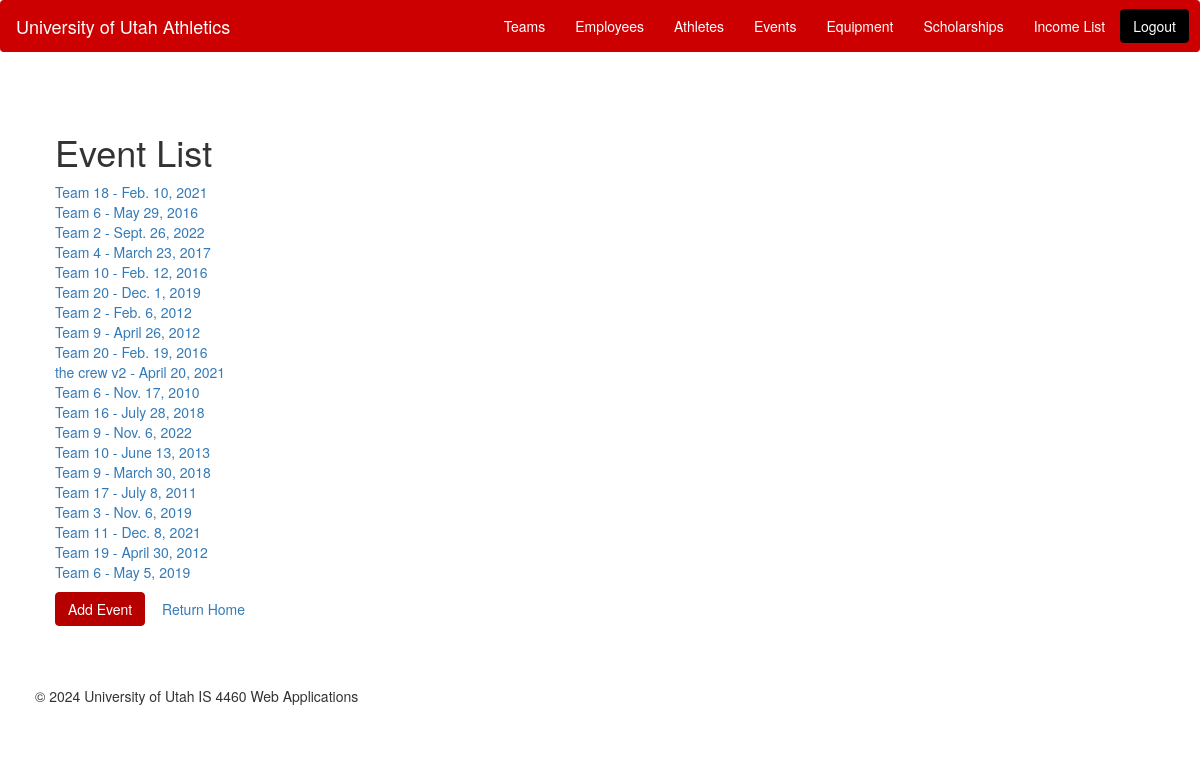
Page /athletics/event/list/ on the earlier database version.
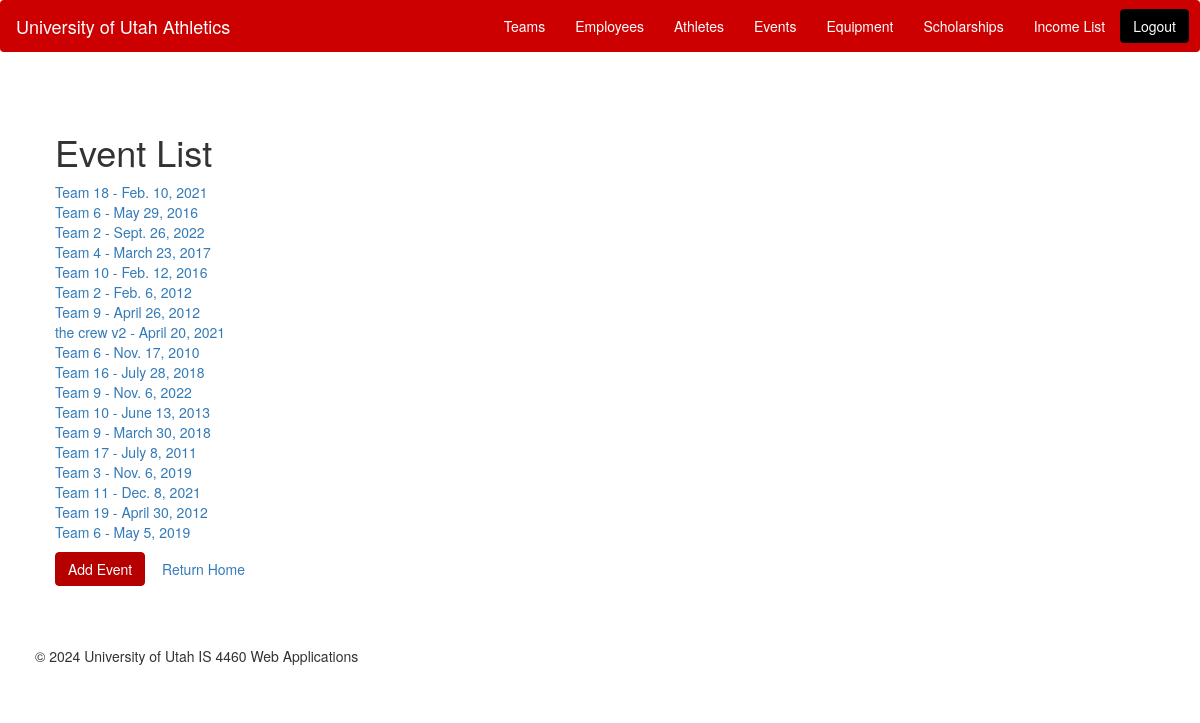
Same page on the later database version.
### athletics/models.py (models this page shows)
class Event(models.Model):
    event_id = models.AutoField(primary_key=True)
    name = models.CharField(max_length=50)
    team = models.ForeignKey(Team, on_delete=models.CASCADE)
    income = models.IntegerField()
    date = models.DateField()
    expenses = models.IntegerField()
    opponent = models.CharField(max_length=255)

class Team(models.Model):
    team_id = models.AutoField(primary_key=True)
    team_name = models.CharField(max_length=100)
    type = models.CharField(max_length=50)
    email = models.CharField(max_length=50)
    established_date = models.DateField()
    employees = models.ManyToManyField('Employee', related_name='teams_associated', blank=True)
    def __str__(self):
        return self.team_name

### athletics/views.py (the view)
# urls.py: path('event/list/', views.EventList.as_view(), name='event-list'),
class EventList(ListView):
    model = Event
    template_name = 'event_list.html'
    context_object_name = 'events'

### athletics/templates/event_list.html (shortened to what this page needs)
{% extends 'base.html' %}
{% block content %}
<div class="container">
    <div class="row">
        <div class="col-md-6 offset-md-3">
            <h1 class="mt-4">Event List</h1>
            <ul class="list-unstyled">
                {% for event in events %}
                    <li><a href="{% url 'event-details' event.pk %}">{{ event.team }} - {{ event.date }}</a></li>
                {% endfor %}
            </ul>
            <a href="/athletics/event/add/" class="btn btn-primary">Add Event</a>
            <a href="/athletics/home/" class="btn btn-secondary">Return Home</a>
        </div>
    </div>
</div>
{% endblock %}

### athletics/templates/base.html (shortened to what this page needs)
{% load static %}
<!DOCTYPE html>
<html lang="en">
<head>
    <link rel="stylesheet" href="https://maxcdn.bootstrapcdn.com/bootstrap/3.4.1/css/bootstrap.min.css">
    <link rel="stylesheet" href="{% static 'css/styles.css' %}">
</head>
<body>
  <nav class="navbar">
      <div class="container-fluid">
        <div class="navbar-header">
          <a class="navbar-brand" href="/athletics/home">University of Utah Athletics</a>
        </div>
        <ul class="nav navbar-nav navbar-right">
          <li><a href="/athletics/team/list/"> Teams </a></li>
          <li><a href="/athletics/employee/list/"> Employees </a></li>
          <li><a href="/athletics/athlete/list/"> Athletes </a></li>
          <li><a href="/athletics/event/list/"> Events </a></li>
          <li><a href="/athletics/equipment/list/"> Equipment </a></li>
          <li><a href="/athletics/scholarship/list/"> Scholarships </a></li>
          <li><a href="/athletics/income/list/"> Income List </a></li>
          <li><div class="logout-btn-container">
            <form action="{% url 'logout' %}" method="post">
              <button type="submit" class="btn btn-danger">Logout</button>
            </form>
          </div>
          </li>
        </ul>
      </div>
    </nav>
    <div class="container">
        {% block content %}
        {% endblock %}
    </div>
    <footer class="footer">
        <div class="container">
            <p>&copy; {% now "Y" %} University of Utah IS 4460 Web Applications</p>
        </div>
    </footer>
</body>
</html>

### athletics/static/css/styles.css (style rules this page uses)
.navbar { background-color: #CC0000; color: white; }
.navbar-brand { background-color: #CC0000; color: white; }
.navbar-nav > li > a { color: white !important; }
body { background-color: #FFFFFF; }
.container { padding: 20px; }
.logout-btn-container { display: flex; justify-content: center; align-items: center; margin-top: 8px; margin-right: 10px; }
.btn-primary { color: #fff; background-color: #B60000; border-color: #B60000; }
.btn-danger { color: #fff; background-color: #000; border-color: #000; }

Differences in the rows shown:
removed Event: team "Team 20", date "Dec. 1, 2019"
removed Event: team "Team 20", date "Feb. 19, 2016"
